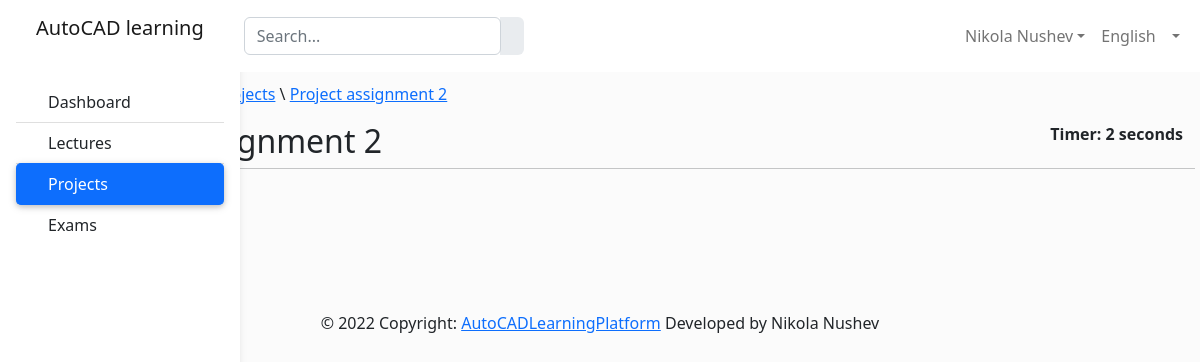
/project2/ (signed in), run on an earlier commit of the app's database.
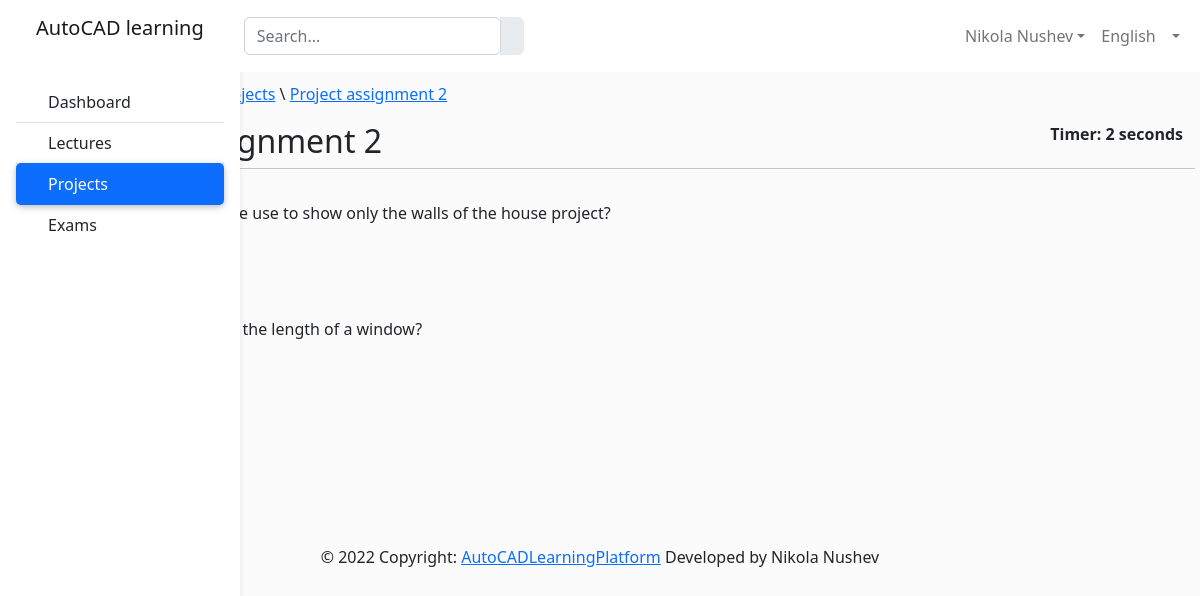
And on a later commit of the database.
### AutoCadApp/models.py (models this page shows, shortened)
class Test(models.Model):
    title = models.CharField(max_length=20)
    question = models.CharField(max_length=100)
    optionA = models.CharField(max_length=40, null=True)
    optionB = models.CharField(max_length=40, null=True)
    optionC = models.CharField(max_length=40, null=True)
    answer = models.CharField(max_length=40, null=True)
    tutorial = models.ForeignKey(Tutorial, on_delete=models.CASCADE)

### AutoCadApp/views.py (the view)
# urls.py: path('project2/', project2, name="project2"),
def project2(request):
    questions = Test.objects.all()
    user = AppUser.objects.filter(user=request.user).get()
    context = {'questions': questions, 'user': user}
    return render(request, 'project2.html', context)

### templates/project2.html (shortened to what the changed rows need)
{% load static %}
{% load embed_video_tags %}
<!DOCTYPE html>
<html lang="en">
<head>
    <link href="https://cdn.jsdelivr.net/npm/bootstrap@5.2.0-beta1/dist/css/bootstrap.min.css" rel="stylesheet"
>
</head>
<body>
    <main style="margin-top: 58px;">
        <div class="container pt-4">
            {% block content %}
                {% load static %}
                <div class="row">
                    <div class="col-md-8"><h2>Project assignment 2</h2></div>
                </div>
                <div class="container">
                    <form action="" method="POST">
                        {% for q  in questions %}
                            <div class="form-group mt-3">
                                <label for="question">{{ q.question }}</label>
                            </div>
                            <div class="form-check">
                                <label class="form-check-label" for="exampleRadios1">
                                </label>
                            </div>
                            <div class="form-check">
                                <label class="form-check-label" for="exampleRadios2">
                                </label>
                            </div>
                            <div class="form-check">
                                <label class="form-check-label" for="exampleRadios3">
                                </label>
                            </div>
                        {% endfor %}
                        <br>
                    </form>
            {% endblock %}
            </div>
    </main>
</body>
</html>

What changed in the data, as far as the page shows it:
added Test: question "What command do we use to show only the walls of the house project?"
added Test: question "How do you measure the length of a window?"
